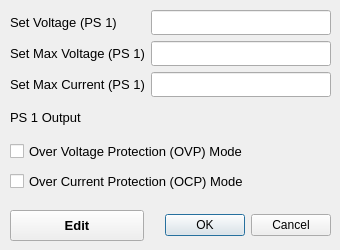
<?xml version="1.0" encoding="UTF-8"?>
<ui version="4.0">
 <class>Dialog</class>
 <widget class="QDialog" name="Dialog">
  <property name="geometry">
   <rect>
    <x>0</x>
    <y>0</y>
    <width>340</width>
    <height>250</height>
   </rect>
  </property>
  <property name="minimumSize">
   <size>
    <width>340</width>
    <height>250</height>
   </size>
  </property>
  <property name="maximumSize">
   <size>
    <width>340</width>
    <height>250</height>
   </size>
  </property>
  <property name="windowTitle">
   <string>Dialog</string>
  </property>
  <widget class="QCheckBox" name="ocpCheckBox">
   <property name="geometry">
    <rect>
     <x>10</x>
     <y>170</y>
     <width>237</width>
     <height>23</height>
    </rect>
   </property>
   <property name="font">
    <font>
     <pointsize>10</pointsize>
    </font>
   </property>
   <property name="toolTip">
    <string>Disable OVP/Enable OCP or Enable OVP/Disable OCP</string>
   </property>
   <property name="text">
    <string>Over Current Protection (OCP) Mode</string>
   </property>
   <property name="checked">
    <bool>false</bool>
   </property>
  </widget>
  <widget class="QCheckBox" name="ovpCheckBox">
   <property name="geometry">
    <rect>
     <x>10</x>
     <y>140</y>
     <width>238</width>
     <height>23</height>
    </rect>
   </property>
   <property name="font">
    <font>
     <pointsize>10</pointsize>
    </font>
   </property>
   <property name="toolTip">
    <string>Enable OVP/Disable OCP or Disable OVP/Enable OCP</string>
   </property>
   <property name="text">
    <string>Over Voltage Protection (OVP) Mode</string>
   </property>
  </widget>
  <widget class="QDialogButtonBox" name="advsetButtonBox">
   <property name="geometry">
    <rect>
     <x>160</x>
     <y>210</y>
     <width>171</width>
     <height>30</height>
    </rect>
   </property>
   <property name="orientation">
    <enum>Qt::Horizontal</enum>
   </property>
   <property name="standardButtons">
    <set>QDialogButtonBox::Cancel|QDialogButtonBox::Ok</set>
   </property>
  </widget>
  <widget class="QPushButton" name="settingsEditButton">
   <property name="geometry">
    <rect>
     <x>10</x>
     <y>210</y>
     <width>134</width>
     <height>31</height>
    </rect>
   </property>
   <property name="minimumSize">
    <size>
     <width>0</width>
     <height>0</height>
    </size>
   </property>
   <property name="maximumSize">
    <size>
     <width>16777215</width>
     <height>16777215</height>
    </size>
   </property>
   <property name="font">
    <font>
     <pointsize>10</pointsize>
     <weight>75</weight>
     <bold>true</bold>
    </font>
   </property>
   <property name="text">
    <string>Edit</string>
   </property>
   <property name="autoDefault">
    <bool>false</bool>
   </property>
  </widget>
  <widget class="QWidget" name="gridLayoutWidget">
   <property name="geometry">
    <rect>
     <x>10</x>
     <y>10</y>
     <width>321</width>
     <height>121</height>
    </rect>
   </property>
   <layout class="QGridLayout" name="infoLayout">
    <item row="1" column="0">
     <widget class="QLabel" name="label_4">
      <property name="minimumSize">
       <size>
        <width>120</width>
        <height>0</height>
       </size>
      </property>
      <property name="font">
       <font>
        <pointsize>10</pointsize>
       </font>
      </property>
      <property name="toolTip">
       <string>Set limit on maximum voltage for power source 1</string>
      </property>
      <property name="text">
       <string>Set Max Voltage (PS 1)</string>
      </property>
     </widget>
    </item>
    <item row="2" column="0">
     <widget class="QLabel" name="label_3">
      <property name="minimumSize">
       <size>
        <width>120</width>
        <height>0</height>
       </size>
      </property>
      <property name="font">
       <font>
        <pointsize>10</pointsize>
       </font>
      </property>
      <property name="toolTip">
       <string>Set max current for power source 1</string>
      </property>
      <property name="text">
       <string>Set Max Current (PS 1)</string>
      </property>
     </widget>
    </item>
    <item row="0" column="1">
     <widget class="QLineEdit" name="setvoltageDisplay">
      <property name="maximumSize">
       <size>
        <width>16777215</width>
        <height>25</height>
       </size>
      </property>
      <property name="alignment">
       <set>Qt::AlignCenter</set>
      </property>
      <property name="readOnly">
       <bool>true</bool>
      </property>
     </widget>
    </item>
    <item row="1" column="1">
     <widget class="QLineEdit" name="maxvoltageDisplay">
      <property name="maximumSize">
       <size>
        <width>16777215</width>
        <height>25</height>
       </size>
      </property>
      <property name="alignment">
       <set>Qt::AlignCenter</set>
      </property>
      <property name="readOnly">
       <bool>true</bool>
      </property>
     </widget>
    </item>
    <item row="0" column="0">
     <widget class="QLabel" name="label_2">
      <property name="minimumSize">
       <size>
        <width>120</width>
        <height>0</height>
       </size>
      </property>
      <property name="font">
       <font>
        <pointsize>10</pointsize>
       </font>
      </property>
      <property name="toolTip">
       <string>Set voltage for power source 1</string>
      </property>
      <property name="text">
       <string>Set Voltage (PS 1)</string>
      </property>
     </widget>
    </item>
    <item row="2" column="1">
     <widget class="QLineEdit" name="maxcurrentDisplay">
      <property name="maximumSize">
       <size>
        <width>16777215</width>
        <height>25</height>
       </size>
      </property>
      <property name="alignment">
       <set>Qt::AlignCenter</set>
      </property>
      <property name="readOnly">
       <bool>true</bool>
      </property>
     </widget>
    </item>
    <item row="3" column="0">
     <widget class="QLabel" name="label_5">
      <property name="minimumSize">
       <size>
        <width>120</width>
        <height>0</height>
       </size>
      </property>
      <property name="font">
       <font>
        <pointsize>10</pointsize>
       </font>
      </property>
      <property name="toolTip">
       <string>Enable/Disable power source 1 channel outputs</string>
      </property>
      <property name="text">
       <string>PS 1 Output </string>
      </property>
     </widget>
    </item>
   </layout>
  </widget>
 </widget>
 <resources/>
 <connections>
  <connection>
   <sender>advsetButtonBox</sender>
   <signal>accepted()</signal>
   <receiver>Dialog</receiver>
   <slot>accept()</slot>
   <hints>
    <hint type="sourcelabel">
     <x>248</x>
     <y>254</y>
    </hint>
    <hint type="destinationlabel">
     <x>157</x>
     <y>274</y>
    </hint>
   </hints>
  </connection>
  <connection>
   <sender>advsetButtonBox</sender>
   <signal>rejected()</signal>
   <receiver>Dialog</receiver>
   <slot>reject()</slot>
   <hints>
    <hint type="sourcelabel">
     <x>316</x>
     <y>260</y>
    </hint>
    <hint type="destinationlabel">
     <x>286</x>
     <y>274</y>
    </hint>
   </hints>
  </connection>
 </connections>
</ui>
